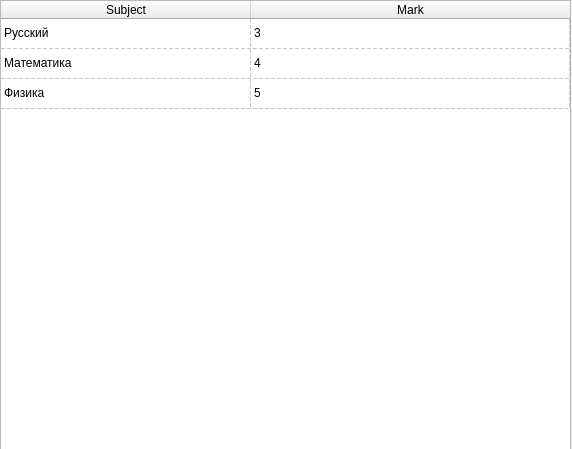
<?xml version="1.0" encoding="UTF-8"?>
<ui version="4.0">
 <class>MarksView</class>
 <widget class="QWidget" name="MarksView">
  <property name="geometry">
   <rect>
    <x>0</x>
    <y>0</y>
    <width>572</width>
    <height>449</height>
   </rect>
  </property>
  <property name="windowTitle">
   <string>Form</string>
  </property>
  <widget class="QTableWidget" name="tableWidget">
   <property name="geometry">
    <rect>
     <x>0</x>
     <y>0</y>
     <width>571</width>
     <height>451</height>
    </rect>
   </property>
   <property name="gridStyle">
    <enum>Qt::DashLine</enum>
   </property>
   <attribute name="horizontalHeaderCascadingSectionResizes">
    <bool>true</bool>
   </attribute>
   <attribute name="horizontalHeaderDefaultSectionSize">
    <number>250</number>
   </attribute>
   <attribute name="horizontalHeaderStretchLastSection">
    <bool>true</bool>
   </attribute>
   <attribute name="verticalHeaderVisible">
    <bool>false</bool>
   </attribute>
   <attribute name="verticalHeaderHighlightSections">
    <bool>false</bool>
   </attribute>
   <attribute name="verticalHeaderStretchLastSection">
    <bool>false</bool>
   </attribute>
   <row>
    <property name="text">
     <string>1</string>
    </property>
   </row>
   <row>
    <property name="text">
     <string>2</string>
    </property>
   </row>
   <row>
    <property name="text">
     <string>3</string>
    </property>
   </row>
   <column>
    <property name="text">
     <string>Subject</string>
    </property>
   </column>
   <column>
    <property name="text">
     <string>Mark</string>
    </property>
   </column>
   <item row="0" column="0">
    <property name="text">
     <string>Русский</string>
    </property>
   </item>
   <item row="0" column="1">
    <property name="text">
     <string>3</string>
    </property>
   </item>
   <item row="1" column="0">
    <property name="text">
     <string>Математика</string>
    </property>
   </item>
   <item row="1" column="1">
    <property name="text">
     <string>4</string>
    </property>
   </item>
   <item row="2" column="0">
    <property name="text">
     <string>Физика</string>
    </property>
   </item>
   <item row="2" column="1">
    <property name="text">
     <string>5</string>
    </property>
   </item>
  </widget>
 </widget>
 <resources/>
 <connections/>
</ui>
